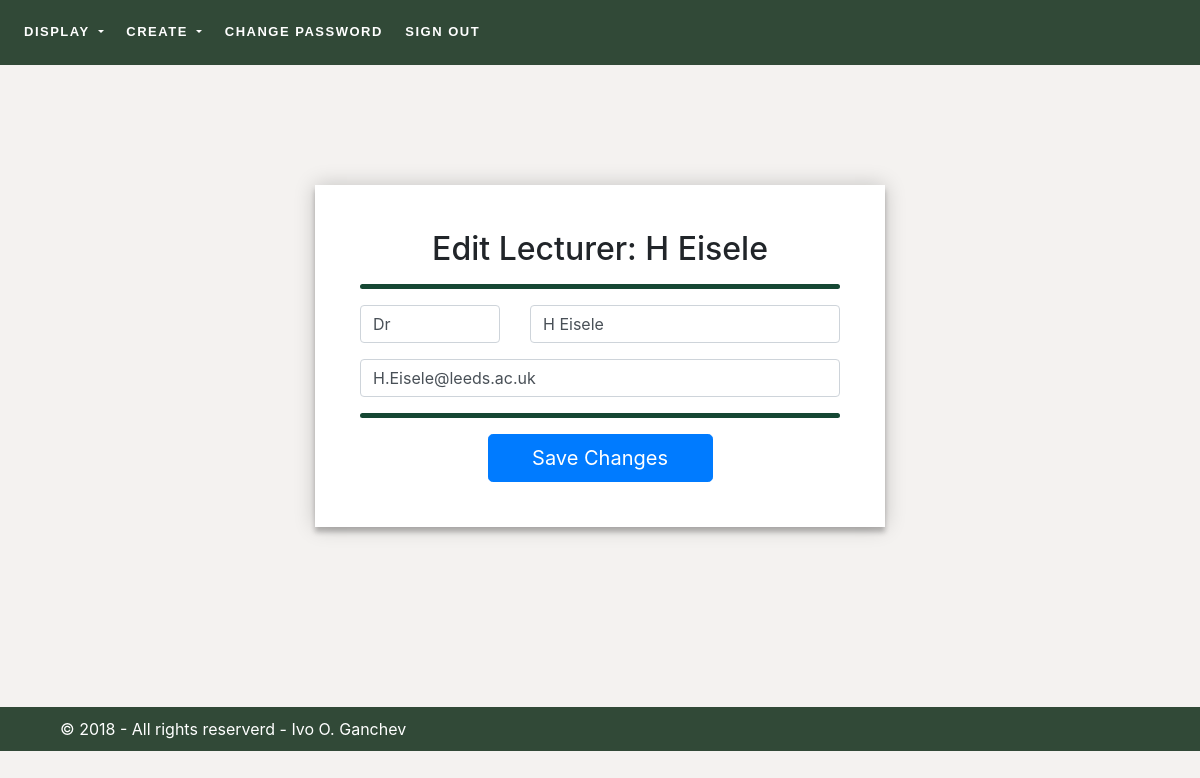
/edit_lecturer_details/1 (signed in), run on the app's committed database.
### app/models.py (models this page shows, shortened)
class Lecturer(db.Model):
    __tablename__ = 'lecturers'
    id = db.Column(db.Integer, primary_key=True)
    lecturer_name = db.Column(db.String(50), index=True)
    lecturer_email = db.Column(db.String(50))
    lecturer_degree = db.Column(db.String(20))
    modules = db.relationship('Module', backref='lecturer', lazy='dynamic')

### app/views.py (the view, shortened to what this page needs)
@login_required
@app.route('/edit_lecturer_details/<int:id>', methods=['GET', 'POST'])
def edit_lecturer_details(id):
    user = current_user
    if current_user.is_authenticated:
        if current_user.student_email == "admin@leeds.ac.uk":
            lecturer = models.Lecturer.query.get(id)
            if lecturer:
                lecturer_form = LecturerForm()
                return render_template('edit_lecturer.html',
                                        user=user,
                                        form=lecturer_form,
                                        lecturer=lecturer)
            else:
                return 'Error loading #{id}'.format(id=id)

### app/forms.py
class LecturerForm(Form):
    lecturer_name = StringField('lecturer_name', validators=[DataRequired()], render_kw={"placeholder": "Name"})
    lecturer_email = StringField('lecturer_email', validators=[DataRequired()], render_kw={"placeholder": "Email"})
    lecturer_degree = StringField('lecturer_degree', validators=[DataRequired()], render_kw={"placeholder": "Degree"})

### app/views.py (called while the page is built)
@login_manager.user_loader
def load_user(id):
  return models.Student.query.get(int(id))

@app.before_request
def before_request():
   guest = current_user

### app/templates/edit_lecturer.html (shortened to what this page needs)
{% extends "base.html" %}
{% block content %}
    <div class="container" style="margin-top:120px">
      <div class="row">
          <div class="col-xs-12 col-sm-8 col-md-6 col-sm-offset-2 col-md-offset-3 form-create">
      		<form role="form" action="" method="post" name="/create_lecturer">
      			<h2 style="bold">Edit Lecturer: {{lecturer.lecturer_name}}</h2>
      			<hr class="colorline">
      			<div class="row">
      				<div class="col-xs-4 col-sm-4 col-md-4">
      					<div class="form-group">
                  <input class="form-control input-lg" id="lecturer_degree" name="lecturer_degree" placeholder="Degree" required="" type="text" value="{{lecturer.lecturer_degree}}" tabindex="1">
      					</div>
      				</div>
      				<div class="col-xs-8 col-sm-8 col-md-8">
      					<div class="form-group">
                  <input class="form-control input-lg" id="lecturer_name" name="lecturer_name" placeholder="Name" required="" type="text" value="{{lecturer.lecturer_name}}" tabindex="2">
      					</div>
      				</div>
      			</div>
      			<div class="form-group">
              <input class="form-control input-lg" id="lecturer_email" name="lecturer_email" placeholder="E-mail" required="" type="text" value="{{lecturer.lecturer_email}}" tabindex="3">
      			</div>
      			<hr class="colorline">
      			<div class="row">
      				<div class="offset-xs-3 offset-md-3 col-xs-6 col-md-6 offset-xs-3 offset-md-3">
                <input type="submit" class="btn btn-primary btn-block btn-lg" id="edit_lecturer_button" value="Save Changes" tabindex="7">
      			  </div>
      		</form>
      	</div>
      </div>
      </div>
{% endblock %}

### app/static/css/base.css (style rules this page uses)
body { background-color: #f4f2f0; }
.colorline { height: 5px; border-top: 0; background: #c4e17f; border-radius: 5px; background-image: -webkit-linear-gradient(left, #154733 87.5%, #154733 87.5%, #154733); background-image: -moz-linear-gradient(left, #154733 87.5%, #154733 87.5%, #154733); background-image: -o-linear-gradient(left, #154733 87.5%, #154733 87.5%, #154733); background-image: linear-gradient(to right, #154733 87.5%, #154733 87.5%, #154733); }
.form-create { position: relative; z-index: 1; background: #FFFFFF; margin: 0 auto 100px; padding: 45px; text-align: center; box-shadow: 0 0 20px 0 rgba(0, 0, 0, 0.2), 0 5px 5px 0 rgba(0, 0, 0, 0.24); }

### data on the page
Lecturer: lecturer_name "H Eisele", lecturer_degree "Dr", lecturer_email "H.Eisele@leeds.ac.uk"
